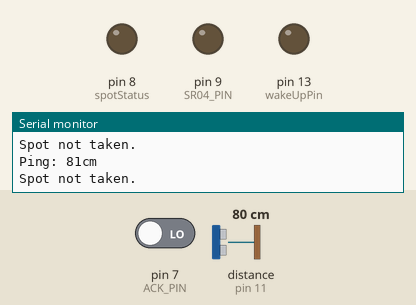
The sketch below on a simulated Arduino Uno, built with avr-gcc and run on an emulated ATmega328P. On the bench: output pins drawn as LEDs (lit = HIGH), the last lines printed to the serial monitor. The inputs (shaded band) are chosen by the test bench; at power-on: distance to the obstacle (sensor on pin 11) 80 cm, pin 7 (ACK_PIN) LOW. The echo pulse lasts 58.3 µs per cm.

Above: at 1.2 s.
1.3 s: distance to the obstacle (sensor on pin 11) set to 21 cm
3.3 s: distance to the obstacle (sensor on pin 11) set to 18 cm
At 5.2 s:
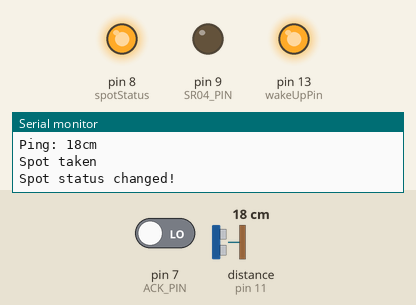
At 24.8 s:
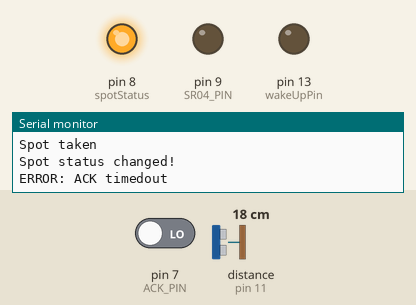
Timing chart, 0 to 26.0 s (numbered marks = the images above; inputs shaded):
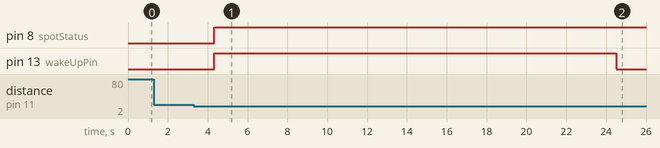

Measured:
- the behaviour switches between 20 and 19 cm on distance to the obstacle (sensor on pin 11) (found by bisection; images 0 and 1)
- after the input at 3.3 s, pin 8 (spotStatus): LOW → HIGH after 1.0 s; pin 13 (wakeUpPin): LOW → HIGH after 1.0 s, → LOW 20.2 s later

The sketch:

sr04.ino
```cpp
// **** INCLUDES *****
#include "LowPower.h"
#include <NewPing.h>
#include <avr/sleep.h>
#include <avr/power.h>

#define TRIGGER_PIN  12
#define ECHO_PIN     11
#define MAX_DISTANCE 200 //cm
#define SR04_PIN 9

#define ACK_PIN 7

const int wakeUpPin =  13;      // the number of the LED pin
const int spotStatus =  8;      // the number of the LED pin

NewPing sonar(TRIGGER_PIN, ECHO_PIN, MAX_DISTANCE);
int distance;

char curr_state;
char prev_state;

int timeout = 0;

void setup() {
  CLKPR = 0x80;
  CLKPR = 0x00;

  curr_state = 0;
  prev_state = 0;

  Serial.begin(115200);
  // initialize the LED pin as an output:
  pinMode(wakeUpPin, OUTPUT);
  pinMode(spotStatus, OUTPUT);
  pinMode(SR04_PIN, OUTPUT);
  pinMode(ACK_PIN, INPUT);

  ADCSRA = 0;
  power_adc_disable(); // ADC
  power_spi_disable(); // SPI
  power_twi_disable(); // TWI (I2C)
}


void loop() {
  //digitalWrite(SR04_PIN,HIGH);
  delay(50);
  Serial.print("Ping: ");
  distance = (sonar.ping_cm() + sonar.ping_cm())/2;
  Serial.print(distance);
  Serial.println("cm");


  if ((0 < distance) && (distance < 20)){
    Serial.println("Spot taken");
    curr_state = 0xFF;
    digitalWrite(spotStatus, HIGH);
    //delay(500);

  } else {
    Serial.println("Spot not taken.");
    curr_state = 0x00;
    digitalWrite(spotStatus, LOW);
  }

  if( curr_state != prev_state) {
    Serial.println("Spot status changed!");
    digitalWrite(wakeUpPin, HIGH);

    while(!digitalRead(ACK_PIN) && (timeout < 20000)){
      delay(1);
      timeout++;
    }

    if(timeout >= 20000){
      Serial.print("ERROR: ACK timedout");
    } else {
      Serial.print("Rec ACK signal in ");
      Serial.print(timeout);
      Serial.println(" ms");
    }
    digitalWrite(wakeUpPin, LOW);
    timeout = 0;
  } else {
    digitalWrite(wakeUpPin, LOW);

  }
  prev_state = curr_state;
  //digitalWrite(SR04_PIN,LOW);
  delay(10);
  LowPower.powerDown(SLEEP_1S, ADC_OFF, BOD_OFF);
}
```
